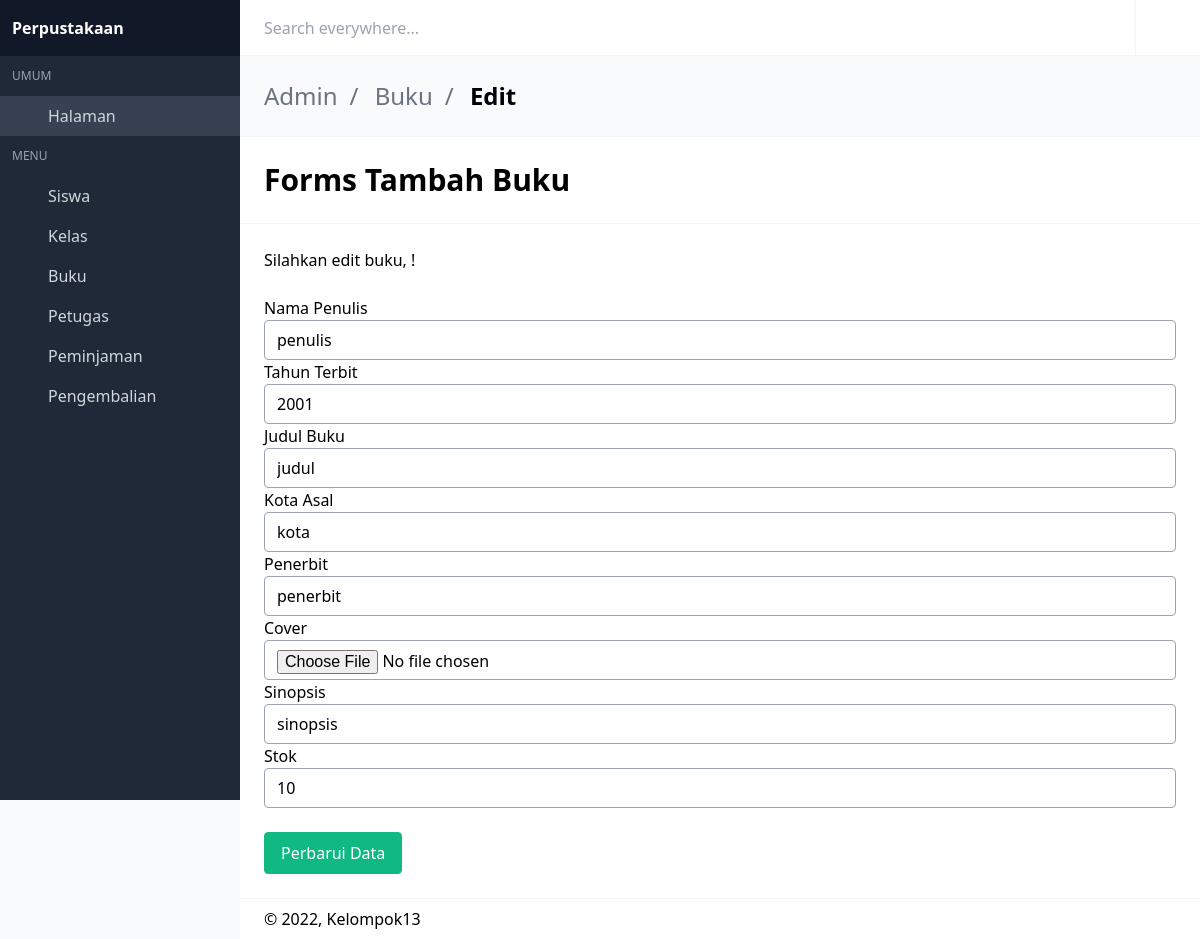
The page /main/petugas/edit.php?id_buku=1 on the database its author committed.
### tables this page shows
CREATE TABLE `buku` (
  `id_buku` int(11) NOT NULL,
  `penulis` varchar(50) NOT NULL,
  `tahun` year(4) NOT NULL,
  `judul` varchar(255) NOT NULL,
  `kota` varchar(50) NOT NULL,
  `penerbit` varchar(255) NOT NULL,
  `cover` varchar(255) NOT NULL,
  `sinopsis` text NOT NULL,
  `stok` int(3) NOT NULL
);

### main/petugas/edit.php (the view, shortened to what this page needs)
<?php
include_once("config.php");
?>
<?php
$id_buku = $_GET['id_buku'];
$result = mysqli_query($conn, "SELECT * FROM buku WHERE id_buku=$id_buku");
while($data = mysqli_fetch_array($result))
{
  $penulis = $data['penulis'];
  $tahun = $data['tahun'];
  $judul = $data['judul'];
  $kota = $data['kota'];
  $penerbit = $data['penerbit'];
  $sinopsis = $data['sinopsis'];
  $stok = $data['stok'];
  $file = $data['cover'];
}
?>
<!DOCTYPE html>
<html lang="en" class="">
<head>
  <link rel="stylesheet" href="css/main.css?v=1628755089081">
</head>
<body>
<div id="app">
<nav id="navbar-main" class="navbar is-fixed-top">
  <div class="navbar-brand">
    <div class="navbar-item">
      <div class="control"><input placeholder="Search everywhere..." class="input"></div>
    </div>
  </div>
  <div class="navbar-menu" id="navbar-menu">
    <div class="navbar-end">
      <a href="" class="navbar-item has-divider desktop-icon-only">
        <span class="icon"><i class="mdi mdi-help-circle-outline"></i></span>
      </a>
      <a href="keluar.php" title="Log out" class="navbar-item desktop-icon-only">
        <span class="icon"><i class="mdi mdi-logout"></i></span>
      </a>
    </div>
  </div>
</nav>
<aside class="aside is-placed-left is-expanded">
  <div class="aside-tools">
    <div>
    <b class="font-black">Perpustakaan</b>
    </div>
  </div>
  <div class="menu is-menu-main">
    <p class="menu-label">Umum</p>
    <ul class="menu-list">
      <li class="active">
        <a href="admin.php">
          <span class="icon"><i class="mdi mdi-desktop-mac"></i></span>
          <span class="menu-item-label">Halaman</span>
        </a>
      </li>
    </ul>
    <p class="menu-label">Menu</p>
    <ul class="menu-list">
      <li class="--set-active-tables-html">
        <a href="siswa.php">
          <span class="icon"><i class="mdi mdi-account-circle"></i></span>
          <span class="menu-item-label">Siswa</span>
        </a>
      </li>
      <li class="--set-active-forms-html">
        <a href="kelas.php">
          <span class="icon"><i class="mdi mdi-table"></i></span>
          <span class="menu-item-label">Kelas</span>
        </a>
      </li>
      <li class="--set-active-profile-html">
        <a href="buat.php">
          <span class="icon"><i class="mdi mdi-book"></i></span>
          <span class="menu-item-label">Buku</span>
        </a>
      </li>
      <li>
        <a href="petugas.php">
          <span class="icon"><i class="mdi mdi-account-multiple"></i></span>
          <span class="menu-item-label">Petugas</span>
        </a>
      </li>
      <li>
        <a href="peminjaman.php">
          <span class="icon"><i class="mdi mdi-cart-plus"></i></span>
          <span class="menu-item-label">Peminjaman</span>
        </a>
      </li>
      <li>
        <a href="pengembalian.php">
          <span class="icon"><i class="mdi mdi-cart-minus"></i></span>
          <span class="menu-item-label">Pengembalian</span>
        </a>
      </li>
    </ul>
  </div>
</aside>
<section class="is-title-bar">
  <div class="flex flex-col md:flex-row items-center justify-between space-y-6 md:space-y-0">
    <ul>
      <li>Admin</li>
      <li>Buku</li>
      <li>Edit</li>
    </ul>
  </div>
</section>
<section class="is-hero-bar">
  <div class="flex flex-col md:flex-row items-center justify-between space-y-6 md:space-y-0">
    <h1 class="title">
      Forms Tambah Buku
    </h1>
  </div>
</section>
<section class="is-hero-bar">
  <div>
    <div class="container mt-4">
      <div class="col-xl-0">
        <div class="row g-0">
          <div>
            <div class="login-wrap p-md-5 mx-md-1">
<?php echo "<h4>Silahkan edit buku, " . $_SESSION['nama'] ."!". "</h4>"; ?>
<br>
<form name="update_user" method="post" enctype="multipart/form-data" action="">
<div class="mb-3">
<label class="form-lable">Nama Penulis</label>
<input type="text" class="input" name="penulis" value=<?php echo $penulis;?>>
</div>
<div class="mb-3">
<label class="form-lable">Tahun Terbit</label>
<input type="number" class="input" name="tahun" value=<?php echo $tahun;?>>
</div>
<div class="mb-3">
<label class="form-lable">Judul Buku</label>
<input type="text" class="input" name="judul" value=<?php echo $judul;?>>
</div>
<div class="mb-3">
<label class="form-lable">Kota Asal</label>
<input type="text" class="input" name="kota" value=<?php echo $kota;?>>
</div>
<div class="mb-3">
<label class="form-lable">Penerbit</label>
<input type="text" class="input" name="penerbit" value=<?php echo $penerbit;?>>
</div>
<div class="mb-3">
<label class="form-lable">Cover</label>
<input type="file" class="input" name="cover" value=<?php echo $file;?>>
</div>
<div class="mb-3">
<label class="form-lable">Sinopsis</label>
<input type="text" class="input" name="sinopsis" value=<?php echo $sinopsis;?>>
</div>
<div class="mb-3">
<label class="form-lable">Stok</label>
<input type="number" class="input" name="stok" value=<?php echo $stok;?>>
</div>
<br>
<div class="mb-3">
<input class="button green" type="submit" name="update" value="Perbarui Data">
</div>
</form>
            </div>
          </div>
        </div>
      </div>
    </div>
  </div>
</section>
<footer class="footer">
  <div class="flex flex-col md:flex-row items-center justify-between space-y-3 md:space-y-0">
    <div class="flex items-center justify-start space-x-3">
      <div>
        © 2022, Kelompok13
      </div>
    </div>
  </div>
</footer>
</div>
<link rel="stylesheet" href="https://cdn.materialdesignicons.com/4.9.95/css/materialdesignicons.min.css">
</body>
</html>

### rows shown on the page
buku: penulis "penulis", tahun "2001", judul "judul", kota "kota", penerbit "penerbit", sinopsis "sinopsis", stok "10"
